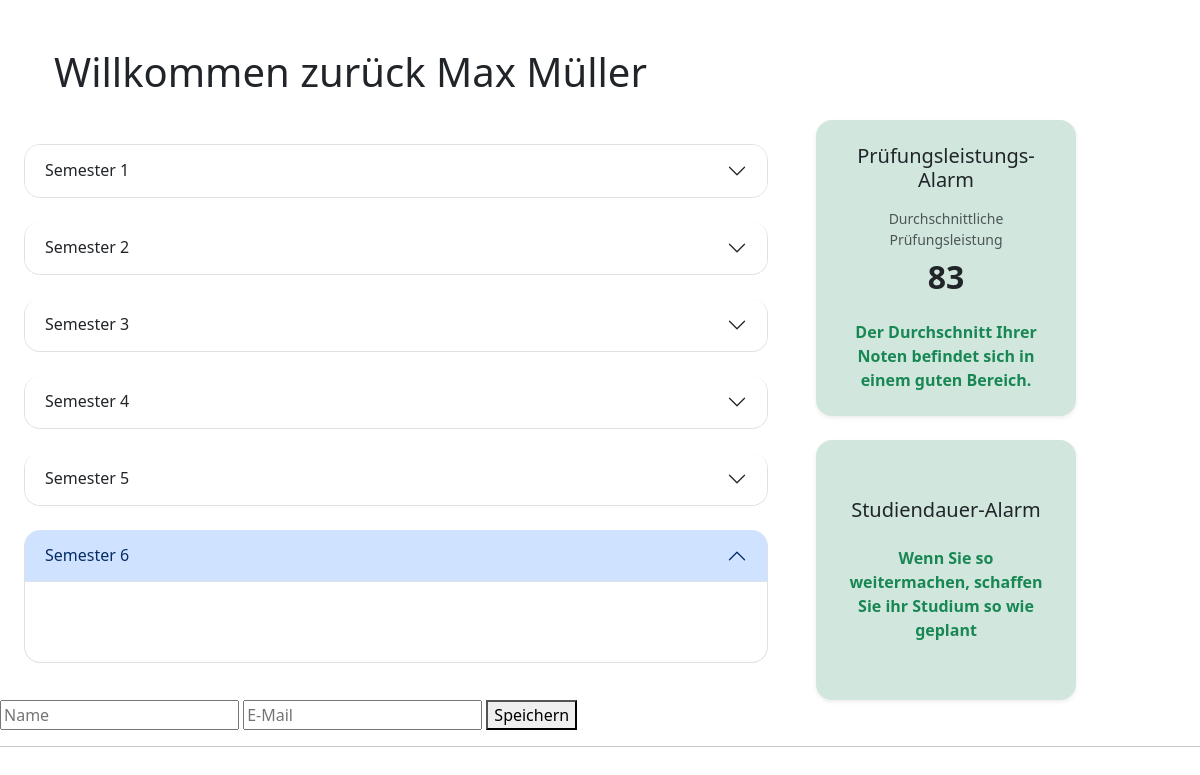
/dashboard, run on the app's committed database.
### meineBib.py (models this page shows)
class Student(db.Model):
    __tablename__ = "student"
    id = db.Column(db.Integer, primary_key=True)
    name = db.Column(db.String,nullable=False)
    age = db.Column(db.Integer, nullable=False)
    studies = db.relationship("Studies", back_populates="student")

class Semester(db.Model):
    __tablename__ = "semester"
    id = db.Column(db.Integer, primary_key=True)
    semester_number = db.Column(db.Integer, nullable=False)
    semesters_per_semester = db.Column(db.Integer, nullable=False)
    modules_count = db.Column(db.Integer, nullable=False)
    study_id = db.Column(
        db.Integer,
        db.ForeignKey("studies.id")
    )
    study = db.relationship("Studies", back_populates="semesters")
    modules = db.relationship("Module", back_populates="semester")

### app.py (the view)
@app.route("/dashboard", methods=["GET", "POST"])
def dashboard():
    print("Dashboard wurde aufgerufen")
    student = Student.query.filter_by(name="Max Müller").first()
    my_dashboard = Dashboard(student=student
                             )
    my_dashboard.exam_score_alarm()
    my_dashboard.study_duration_alarm()
    return render_template("dashboard.html", my_dashboard=my_dashboard,
                           semesters=my_dashboard.semesters,
                           current_semester=my_dashboard.current_semester)

### templates/dashboard.html (shortened to what this page needs)
<!DOCTYPE html>
    <html>
    <head>
    </head>
    <link href="https://cdn.jsdelivr.net/npm/bootstrap@5.3.8/dist/css/bootstrap.min.css" rel="stylesheet">
    <body>
    <div class="container mt-5 mb-4 px-4">
        <h1>Willkommen zurück {{ my_dashboard.current_student.name }}</h1>
    </div>
    <div class="row g-4 align-items-start">
        <div class="accordion col-12 col-lg-8" id="accordionPanelsStayOpenExample">
            <div class="accordion" id="semesterAccordion">
                {% for semester in semesters %}
                    <div class="accordion-item m-4 rounded-4 overflow-hidden">
                        <h2 class="accordion-header" id="heading-{{ semester.id }}">
                            <button class="accordion-button {% if semester.id != current_semester.id %}collapsed{% endif %}"
                                    type="button"
                                    data-bs-toggle="collapse"
                                    data-bs-target="#collapse-{{ semester.id }}"
                                    aria-expanded="{% if semester.id == current_semester.id %}true{% else %}false{% endif %}"
                                    aria-controls="collapse-{{ semester.id }}">
                                Semester {{ semester.semester_number }}
                            </button>
                        </h2>
                        <div id="collapse-{{ semester.id }}"
                             class="accordion-collapse collapse {% if semester.id == current_semester.id %}show{% endif %}"
                             aria-labelledby="heading-{{ semester.id }}"
                             data-bs-parent="#semesterAccordion">
                            <div class="accordion-body p-4">
                                <div class="container-fluid px-3 py-3">
                                </div>
                            </div>
                        </div>
                    </div>
                {% endfor %}
            </div>
        </div>
        <div id="rightColumn" class="col-12 col-lg-4 d-flex flex-column gap-4">
            <div id="examScoreAlarm"
                 class="card rounded-4 shadow-sm border-0
{% if not my_dashboard.exam_score_alarm_triggered %}
    bg-success-subtle
{% else %}
    bg-danger-subtle
{% endif %}"
                 style="width: 260px; min-height: 260px;">
                <div class="card-body d-flex flex-column justify-content-center text-center p-4">
                    <h5 class="card-title mb-3">
                        Prüfungsleistungs-Alarm
                    </h5>
                    <p class="text-muted small mb-2">
                        Durchschnittliche Prüfungsleistung
                    </p>
                    <h2 class="fw-bold mb-4">
                        {{ my_dashboard.mean_of_all_exam_scores }}
                    </h2>
                    {% if not my_dashboard.exam_score_alarm_triggered %}
                        <p class="fw-semibold text-success mb-0">
                            Der Durchschnitt Ihrer Noten befindet sich in einem guten Bereich.
                        </p>
                    {% else %}
                        <p class="fw-semibold text-danger mb-0">
                            Der Durchschnitt Ihrer Noten befindet sich im kritischen Bereich.
                        </p>
                    {% endif %}
                </div>
            </div>
            <div id="studyDurationAlarm" class="card rounded-4 shadow-sm border-0
                    {% if not my_dashboard.study_duration_alarm_triggered %}
                        bg-success-subtle
                    {% else %}
                        bg-danger-subtle
                    {% endif %}"
                 style="width: 260px; min-height: 260px;">
                <div class="card-body d-flex flex-column justify-content-center text-center p-4">
                    <h5 class="card-title mb-3">
                        Studiendauer-Alarm
                    </h5>
                    {% if not my_dashboard.study_duration_alarm_triggered %}
                        <p class="fw-semibold text-success mb-0">
                            Wenn Sie so weitermachen, schaffen Sie ihr Studium so wie geplant
                        </p>
                    {% else %}
                        <p class="fw-semibold text-danger mb-0">
                            Sie müssen schneller sein, wenn Sie ihr Studium zur Wunschstudienzeit schaffen möchten.
                            Sie müssen {{ self.required_modules_per_month }} Module pro Monat bearbeiten,
                            damit Sie ihre gewünschte Studiendauer erreichen können
                        </p>
                    {% endif %}
                </div>
            </div>
        </div>
    </div>
    <form method="POST">
        <input type="text" name="name" placeholder="Name" required>
        <input type="email" name="email" placeholder="E-Mail" required>
        <button type="submit">Speichern</button>
    </form>
    <hr>
    </body>
</html>

### data on the page
Student: current_student.name "Max Müller"
Semester: semester_number "1"
Semester: semester_number "2"
Semester: semester_number "3"
Semester: semester_number "4"
Semester: semester_number "5"
Semester: semester_number "6"

### other printed values
{{ my_dashboard.mean_of_all_exam_scores }} "83"
